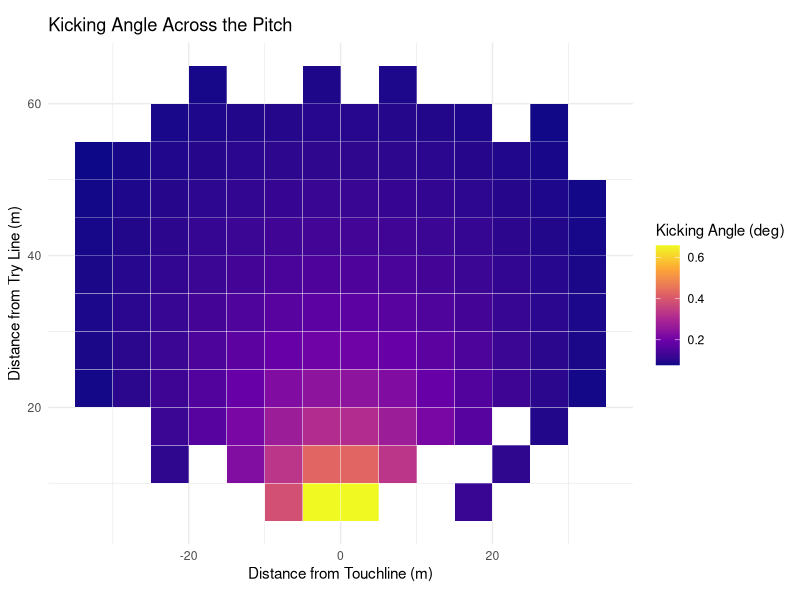
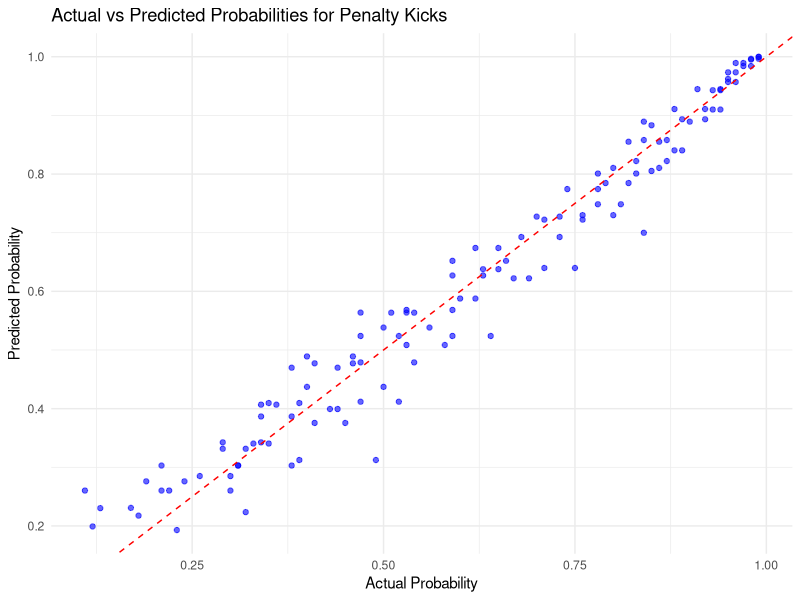
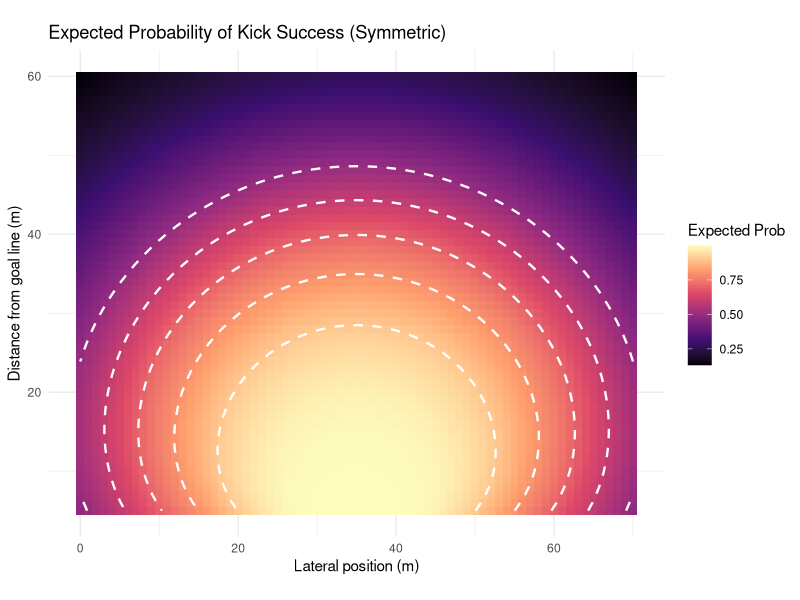
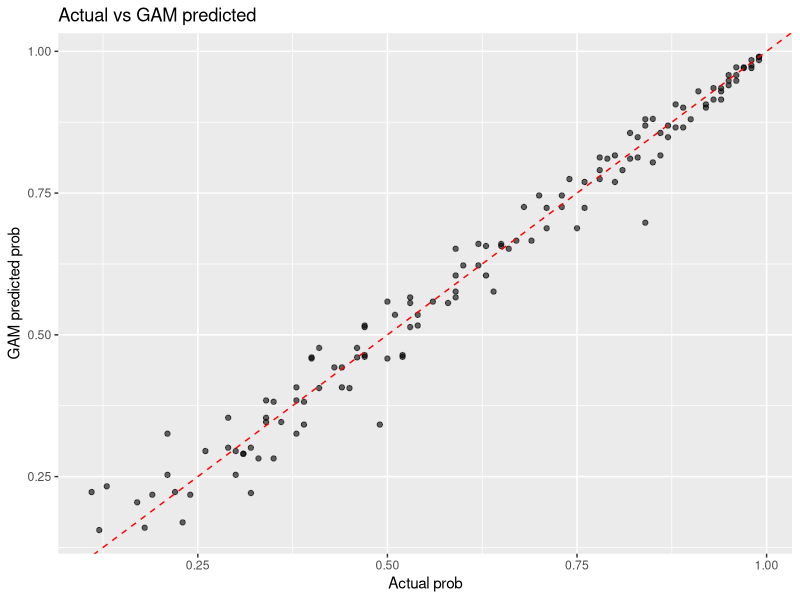
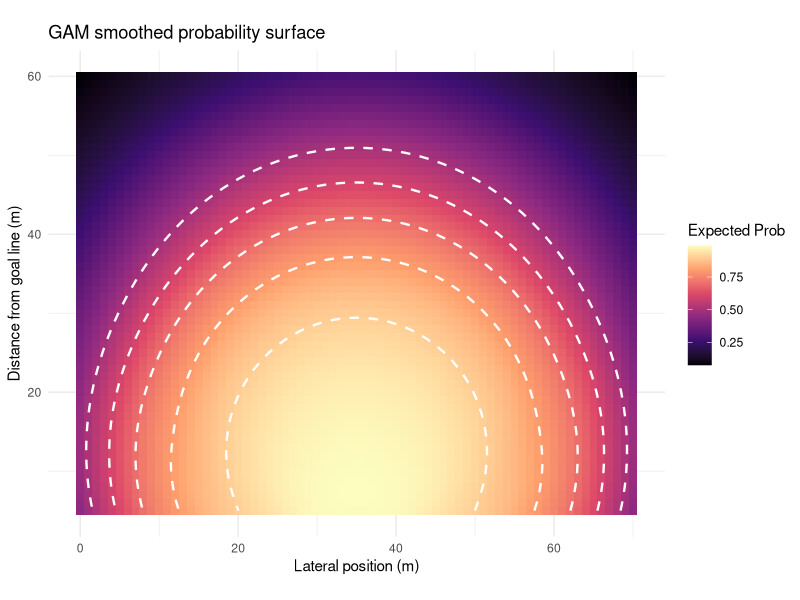

Write R code to recreate these figures, in order.
library(tidyverse)
library(dplyr)
library(ggplot2)
library(viridis)


penalty_data = read_csv("data/Modeled_Penalty_Percentage_Data.csv")

head(penalty_data)

# Convert row/column labels to numeric midpoints
row_labels <- penalty_data$`Distance from Try line`
y_k <- sapply(strsplit(row_labels, "-"), function(x) mean(as.numeric(x)))
col_labels <- names(penalty_data)[-1]
x_k <- sapply(strsplit(col_labels, "-"), function(x) mean(as.numeric(x)))

compute_kicking_angle <- function(x, y, post_half_width = 2.81) {
  left_post_x  <- -post_half_width
  right_post_x <-  post_half_width
  
  # angle from kicker to each post
  angle_left  <- atan2(left_post_x - x, y)
  angle_right <- atan2(right_post_x - x, y)
  
  # angular width of target
  angle_width <- angle_right - angle_left
  angle_width
}

penalty_long <- penalty_data %>%
  mutate(y = y_k) %>%
  pivot_longer(cols = -c(`Distance from Try line`, y),
               names_to = "x_label", values_to = "predicted_prob") %>%
  mutate(
    x_centered = sapply(strsplit(x_label, "-"), function(z) mean(as.numeric(z))) - 35,
    kicking_angle = compute_kicking_angle(x_centered, y),
    distance_to_center = sqrt(x_centered^2 + y^2)  # add distance to middle of posts
  ) %>%
  select(x = x_centered, y, distance_to_center, kicking_angle, predicted_prob) %>%
  drop_na(predicted_prob)

head(penalty_long)

ggplot(penalty_long, aes(x = x, y = y, fill = kicking_angle)) +
  geom_tile(color = "white") +           # each cell as a tile
  scale_fill_viridis_c(option = "plasma") +  # nice color scale
  coord_fixed(ratio = 1) +               # square grid
  labs(
    x = "Distance from Touchline (m)",
    y = "Distance from Try Line (m)",
    fill = "Kicking Angle (deg)",
    title = "Kicking Angle Across the Pitch"
  ) +
  theme_minimal()

penalty_long <- penalty_long %>%
  mutate(pred_prob_frac = predicted_prob / 100)

logit_model <- glm(pred_prob_frac ~ kicking_angle + distance_to_center,
                   data = penalty_long,
                   family = binomial(link = "logit"))

summary(logit_model)

penalty_long <- penalty_long %>%
  mutate(predicted_prob_fit = predict(logit_model, type = "response"))

ggplot(penalty_long, aes(x = pred_prob_frac, y = predicted_prob_fit)) +
  geom_point(color = "blue", alpha = 0.6) +
  geom_abline(slope = 1, intercept = 0, color = "red", linetype = "dashed") +
  labs(
    x = "Actual Probability",
    y = "Predicted Probability",
    title = "Actual vs Predicted Probabilities for Penalty Kicks"
  ) +
  theme_minimal()


pitch_width <- 70     # meters (touchline to touchline)
y_min <- 5           # minimum distance from try line
y_max <- 60          # maximum distance from try line
x_seq <- seq(0, pitch_width, by = 1)      # 1 m increments across width
y_seq <- seq(y_min, y_max, by = 1)        # 1 m increments from try line


grid <- expand.grid(x = x_seq, y = y_seq) %>%
  mutate(
    x_centered = x - 35,
    distance_to_center = sqrt(x_centered^2 + y^2),
    kicking_angle = compute_kicking_angle(x_centered, y)
  ) %>%
  # now that variables exist, predict
  mutate(prob = predict(logit_model, newdata = ., type = "response"))


thresholds <- c(0.5, 0.6, 0.7, 0.8, 0.9)

ggplot(grid, aes(x = x, y = y, fill = prob)) +
  geom_tile() +
  geom_contour(aes(z = prob),
               breaks = thresholds,
               color = "white",
               linewidth = 0.8,
               linetype = "dashed") +
  scale_fill_viridis_c(option = "magma", name = "Expected Prob") +
  coord_fixed() +
  labs(
    title = "Expected Probability of Kick Success (Symmetric)",
    x = "Lateral position (m)",
    y = "Distance from goal line (m)"
  ) +
  theme_minimal()


### Smoothing Function

library(mgcv)

gam_model <- gam(pred_prob_frac ~ te(kicking_angle, distance_to_center),
                 data = penalty_long,
                 family = quasibinomial(link = "logit"),
                 method = "REML")

summary(gam_model)

penalty_long <- penalty_long %>% mutate(predicted_gam = predict(gam_model, type = "response"))

ggplot(penalty_long, aes(x = pred_prob_frac, y = predicted_gam)) +
  geom_point(alpha = 0.6) +
  geom_abline(slope = 1, intercept = 0, linetype = "dashed", color = "red") +
  labs(x = "Actual prob", y = "GAM predicted prob", title = "Actual vs GAM predicted")

# Predict on grid (use same grid you created)
grid <- grid %>%
  mutate(prob_gam = predict(gam_model, newdata = ., type = "response"))

thresholds <- c(0.5, 0.6, 0.7, 0.8, 0.9)
ggplot(grid, aes(x = x, y = y, fill = prob_gam)) +
  geom_tile() +
  geom_contour(aes(z = prob_gam), breaks = thresholds, color = "white", linewidth = 0.8, linetype = "dashed") +
  scale_fill_viridis_c(option = "magma", name = "Expected Prob") +
  coord_fixed() + theme_minimal() +
  labs(title = "GAM smoothed probability surface", x = "Lateral position (m)", y = "Distance from goal line (m)")



